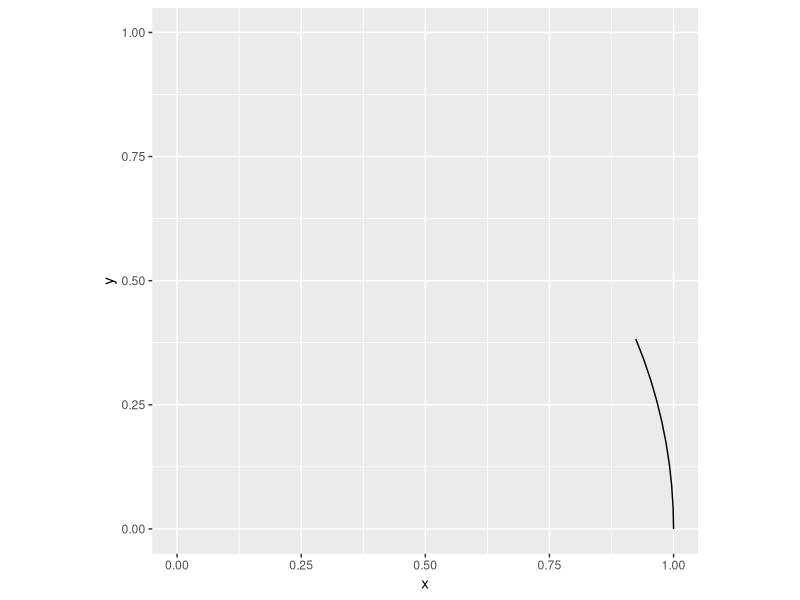
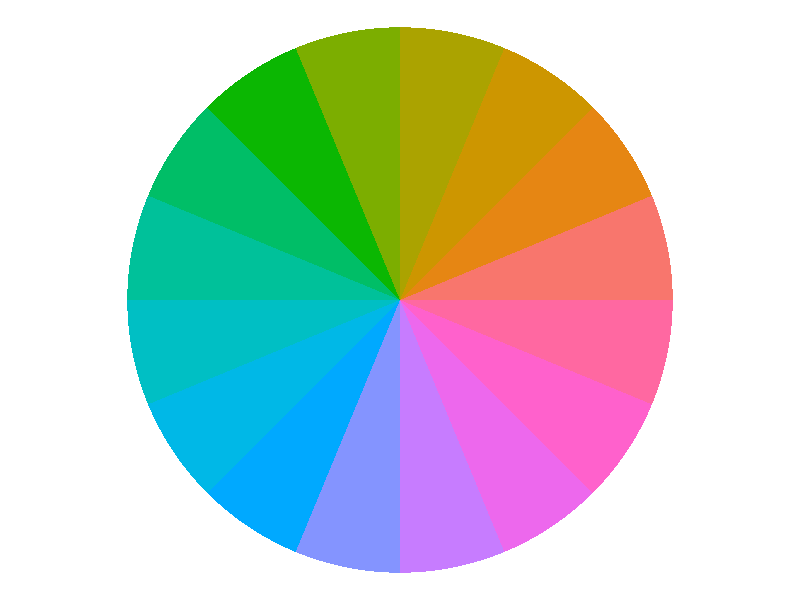
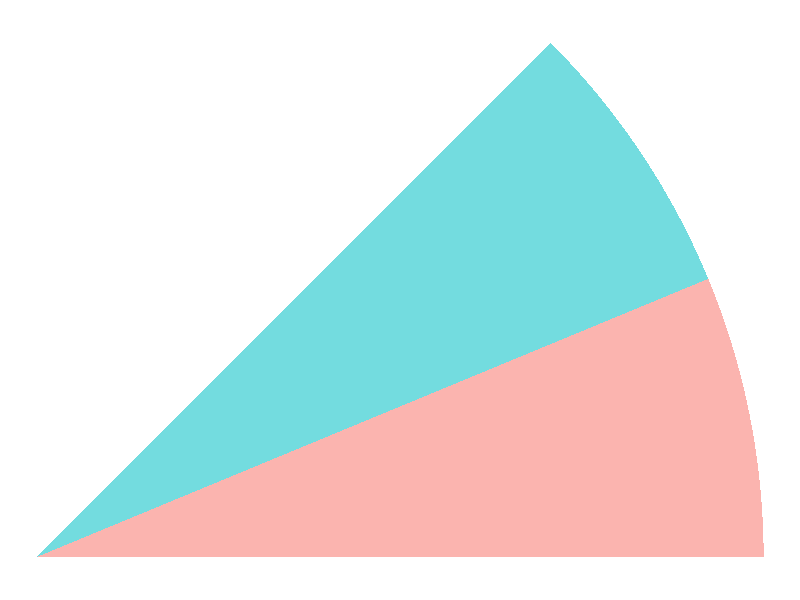

Write R code to recreate these figures, in order.
library(ggplot2)
library(dplyr)
library(tibble)

#| Segmented curves (radian) ----
angles1 <- seq(0, pi / 8, length.out = 10)

tibble(
  angles = angles1,
  x = cos(angles1),
  y = sin(angles1)
) |>
  ggplot() +
  geom_path(aes(x = x, y = y)) +
  coord_equal(ylim = c(0, 1), xlim = c(0, 1))


#| Make Cricle ----
# Define the circle; add a point at the center if the
# 'pie slice' if the shape is to be filled
circle_fun <- function(center = c(0, 0),
                       diameter = 1,
                       npoints = 100,
                       start = 0,
                       end = 2,
                       filled = TRUE) {
  tt <- seq(start * pi, end * pi, length.out = npoints)
  df <- data.frame(
    x = center[1] + diameter / 2 * cos(tt),
    y = center[2] + diameter / 2 * sin(tt)
  )
  if (filled == TRUE) {
    # add a point at the center so the whole 'pie slice' is filled
    df <- rbind(df, center)
  }
  return(df)
}


full_flower <- function(no_segments = 16) {
  df_full_flower <- data.frame()
  for (n in seq_len(no_segments)) {
    print(n)
    df_full_flower <- bind_rows(
      df_full_flower,
      circle_fun(start = (n - 1) / 8, end = n / 8, diameter = 2) |>
        mutate(group = LETTERS[n])
    )
  }
  df_full_flower
}
ss <- full_flower()

ggplot() +
  geom_polygon(ss, mapping = aes(x, y, fill = group)) +
  coord_equal(ylim = c(-1, 1)) +
  guides(fill = "none", alpha = "none") +
  theme_void() +
  coord_equal()


ss |>
  filter(group == "A" | group == "B") |>
  ggplot(aes(x, y, fill = group, alpha = 0.2)) +
  geom_polygon() +
  guides(fill = "none", alpha = "none") +
  theme_void() +
  coord_equal()
